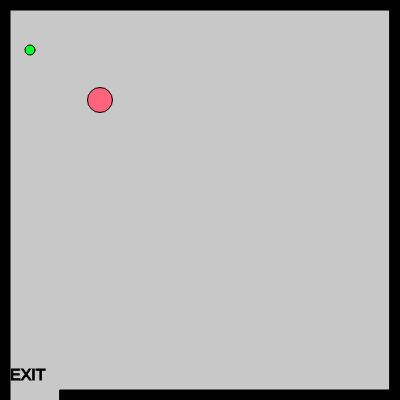
Frame 1 (no input)
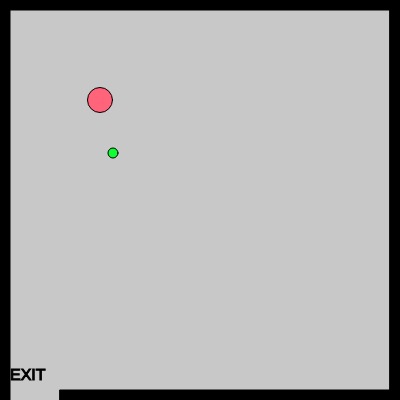
Frame 60 (no input)
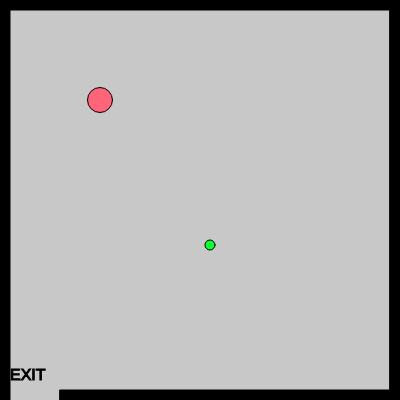
Frame 120 (the mouse pressed at the canvas centre since frame 60)

The p5.js sketch that drew these frames (run headless with seeded random() and noise() and a simulated clock; from frame 60 on, the mouse is pressed at the canvas centre):

// p5.js sketch
// ── sketch.js
var characterX = 100;
var characterY = 100;

var w = 87;
var s = 83;
var a = 65;
var d = 68;

var shapeX = 30;
var shapeY = 50;
var shapeXSpeed;
var shapeYSpeed;

var mouseShapeX;
var mouseShapeY;
function setup()
{
  createCanvas(400, 400);
  
  shapeXSpeed = Math.floor(Math.random() * (Math.floor(Math.random() * 5)) +1);
  shapeYSpeed = Math.floor(Math.random() * (Math.floor(Math.random() * 5)) +1);
}

function draw()
{
  background(200,200,200);
  stroke(0);
  fill(0);
  
  rect(0,0,400,10);
  rect(0,0,10,400);
  rect(60,390,400,10);
  rect(390,0,10,400);
  
  textSize(16);
  text("EXIT",10,380);
  
  fill(500,100,123);
  circle(characterX, characterY,25);
  
  if(keyIsDown(w))
    {
      characterY -= 10;
    }
  if(keyIsDown(s))
    {
      characterY += 10;
    }
  if(keyIsDown(a))
    {
      characterX -= 10;
    }
  if(keyIsDown(d))
    {
      characterX += 10;
    }
  
  fill(13,300,50);
  circle(shapeX, shapeY,10);
  
 shapeXSpeed = Math.floor(Math.random() * (Math.floor(Math.random() * 5)) +1);
shapeYSpeed = Math.floor(Math.random() * (Math.floor(Math.random() * 5)) +1);
  
  shapeX += shapeXSpeed;
  shapeY += shapeYSpeed;
  
  if(shapeX > 400)
    {
      shapeX = 0;
    }
  if(shapeX < 0)
    {
      shapeX = 400;
    }
  if(shapeY > 400)
    {
      shapeY = 0;
    }
  if(shapeY < 0)
    {
      shapeY = 400;
    }
  
  if(characterX > 0 && characterY > 380)
    {
      fill(0);
      stroke(5);
      textSize(50);
      text("YOU WIN!", 40,380);
    }
  
  fill(300,200,200);
  circle(mouseShapeX, mouseShapeY, 25);
}

function mouseClicked()
{
  mouseShapeX = mouseX;
  mouseShapeY = mouseY;
}
  

  
{}
